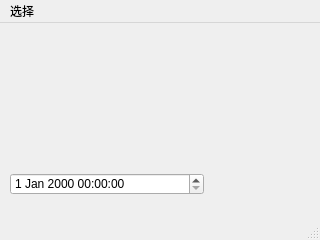
<?xml version="1.0" encoding="UTF-8"?>
<ui version="4.0">
 <class>MainWindow</class>
 <widget class="QMainWindow" name="MainWindow">
  <property name="geometry">
   <rect>
    <x>0</x>
    <y>0</y>
    <width>320</width>
    <height>240</height>
   </rect>
  </property>
  <property name="windowTitle">
   <string>MainWindow</string>
  </property>
  <widget class="QWidget" name="centralwidget">
   <widget class="QWidget" name="verticalLayoutWidget">
    <property name="geometry">
     <rect>
      <x>0</x>
      <y>40</y>
      <width>160</width>
      <height>80</height>
     </rect>
    </property>
    <layout class="QVBoxLayout" name="verticalLayout"/>
   </widget>
   <widget class="QDateTimeEdit" name="dateTimeEdit">
    <property name="geometry">
     <rect>
      <x>10</x>
      <y>150</y>
      <width>194</width>
      <height>22</height>
     </rect>
    </property>
   </widget>
  </widget>
  <widget class="QMenuBar" name="menubar">
   <property name="geometry">
    <rect>
     <x>0</x>
     <y>0</y>
     <width>320</width>
     <height>23</height>
    </rect>
   </property>
   <widget class="QMenu" name="menu">
    <property name="title">
     <string>选择</string>
    </property>
   </widget>
   <addaction name="menu"/>
  </widget>
  <widget class="QStatusBar" name="statusbar"/>
 </widget>
 <resources/>
 <connections/>
</ui>
